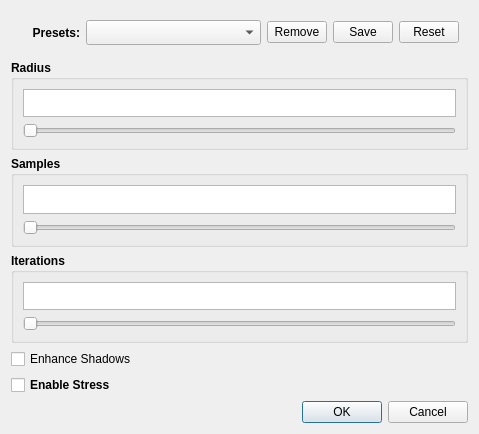
<?xml version="1.0" encoding="UTF-8"?>
<ui version="4.0">
 <class>DialogStress</class>
 <widget class="QDialog" name="DialogStress">
  <property name="geometry">
   <rect>
    <x>0</x>
    <y>0</y>
    <width>479</width>
    <height>434</height>
   </rect>
  </property>
  <property name="windowTitle">
   <string>Stress</string>
  </property>
  <layout class="QVBoxLayout" name="verticalLayout">
   <item>
    <widget class="QWidget" name="widget" native="true">
     <layout class="QHBoxLayout" name="horizontalLayout">
      <item>
       <widget class="QLabel" name="label">
        <property name="maximumSize">
         <size>
          <width>60</width>
          <height>16777215</height>
         </size>
        </property>
        <property name="font">
         <font>
          <bold>true</bold>
         </font>
        </property>
        <property name="text">
         <string>Presets:</string>
        </property>
        <property name="alignment">
         <set>Qt::AlignRight|Qt::AlignTrailing|Qt::AlignVCenter</set>
        </property>
       </widget>
      </item>
      <item>
       <widget class="QComboBox" name="cbPresets">
        <property name="minimumSize">
         <size>
          <width>0</width>
          <height>25</height>
         </size>
        </property>
       </widget>
      </item>
      <item>
       <widget class="QPushButton" name="btnRemovePreset">
        <property name="maximumSize">
         <size>
          <width>60</width>
          <height>16777215</height>
         </size>
        </property>
        <property name="text">
         <string>Remove</string>
        </property>
       </widget>
      </item>
      <item>
       <widget class="QPushButton" name="btnSavePreset">
        <property name="maximumSize">
         <size>
          <width>60</width>
          <height>16777215</height>
         </size>
        </property>
        <property name="text">
         <string>Save</string>
        </property>
       </widget>
      </item>
      <item>
       <widget class="QPushButton" name="btnResetPreset">
        <property name="maximumSize">
         <size>
          <width>60</width>
          <height>16777215</height>
         </size>
        </property>
        <property name="text">
         <string>Reset</string>
        </property>
       </widget>
      </item>
     </layout>
    </widget>
   </item>
   <item>
    <widget class="QGroupBox" name="groupBox">
     <property name="font">
      <font>
       <bold>true</bold>
      </font>
     </property>
     <property name="title">
      <string>Radius</string>
     </property>
     <layout class="QVBoxLayout" name="verticalLayout_2">
      <item>
       <widget class="CustomPlainTextEdit" name="editRadius">
        <property name="minimumSize">
         <size>
          <width>0</width>
          <height>27</height>
         </size>
        </property>
       </widget>
      </item>
      <item>
       <widget class="QSlider" name="sliderRadius">
        <property name="orientation">
         <enum>Qt::Horizontal</enum>
        </property>
       </widget>
      </item>
     </layout>
    </widget>
   </item>
   <item>
    <widget class="QGroupBox" name="groupBox_2">
     <property name="font">
      <font>
       <bold>true</bold>
      </font>
     </property>
     <property name="title">
      <string>Samples</string>
     </property>
     <layout class="QVBoxLayout" name="verticalLayout_3">
      <item>
       <widget class="CustomPlainTextEdit" name="editSamples">
        <property name="minimumSize">
         <size>
          <width>0</width>
          <height>27</height>
         </size>
        </property>
       </widget>
      </item>
      <item>
       <widget class="QSlider" name="sliderSamples">
        <property name="orientation">
         <enum>Qt::Horizontal</enum>
        </property>
       </widget>
      </item>
     </layout>
    </widget>
   </item>
   <item>
    <widget class="QGroupBox" name="groupBox_3">
     <property name="font">
      <font>
       <bold>true</bold>
      </font>
     </property>
     <property name="title">
      <string>Iterations</string>
     </property>
     <layout class="QVBoxLayout" name="verticalLayout_4">
      <item>
       <widget class="CustomPlainTextEdit" name="editIterations">
        <property name="minimumSize">
         <size>
          <width>0</width>
          <height>27</height>
         </size>
        </property>
       </widget>
      </item>
      <item>
       <widget class="QSlider" name="sliderIterations">
        <property name="orientation">
         <enum>Qt::Horizontal</enum>
        </property>
       </widget>
      </item>
     </layout>
    </widget>
   </item>
   <item>
    <widget class="QCheckBox" name="chkEnhanceShadows">
     <property name="text">
      <string>Enhance Shadows</string>
     </property>
    </widget>
   </item>
   <item>
    <widget class="QCheckBox" name="chkStress">
     <property name="font">
      <font>
       <bold>true</bold>
      </font>
     </property>
     <property name="text">
      <string>Enable Stress</string>
     </property>
    </widget>
   </item>
   <item>
    <widget class="QDialogButtonBox" name="buttonBox">
     <property name="orientation">
      <enum>Qt::Horizontal</enum>
     </property>
     <property name="standardButtons">
      <set>QDialogButtonBox::Cancel|QDialogButtonBox::Ok</set>
     </property>
    </widget>
   </item>
  </layout>
 </widget>
 <customwidgets>
  <customwidget>
   <class>CustomPlainTextEdit</class>
   <extends>QPlainTextEdit</extends>
   <header>custom_plain_text_edit.h</header>
  </customwidget>
 </customwidgets>
 <resources/>
 <connections>
  <connection>
   <sender>buttonBox</sender>
   <signal>accepted()</signal>
   <receiver>DialogStress</receiver>
   <slot>accept()</slot>
   <hints>
    <hint type="sourcelabel">
     <x>248</x>
     <y>254</y>
    </hint>
    <hint type="destinationlabel">
     <x>157</x>
     <y>274</y>
    </hint>
   </hints>
  </connection>
  <connection>
   <sender>buttonBox</sender>
   <signal>rejected()</signal>
   <receiver>DialogStress</receiver>
   <slot>reject()</slot>
   <hints>
    <hint type="sourcelabel">
     <x>316</x>
     <y>260</y>
    </hint>
    <hint type="destinationlabel">
     <x>286</x>
     <y>274</y>
    </hint>
   </hints>
  </connection>
 </connections>
</ui>
